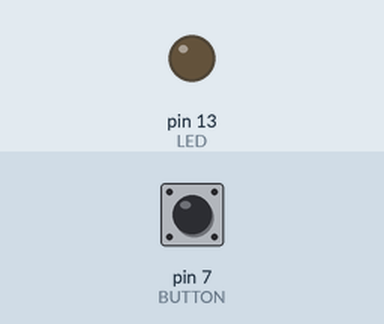
Simulated run of this sketch. Board: Arduino Uno, built with avr-gcc and run on an emulated ATmega328P. Parts: output pins drawn as LEDs (lit = HIGH). The inputs (shaded band) are chosen by the test bench; at power-on: pin 7 (BUTTON) LOW.

Above: at 1.2 s.
1.3 s: pin 7 (BUTTON) pulled HIGH for 0.15 s
At 2.0 s:
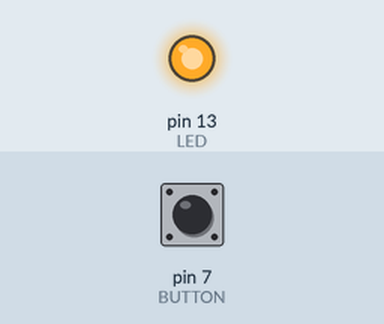
2.9 s: pin 7 (BUTTON) pulled HIGH for 1 s
At 3.2 s:
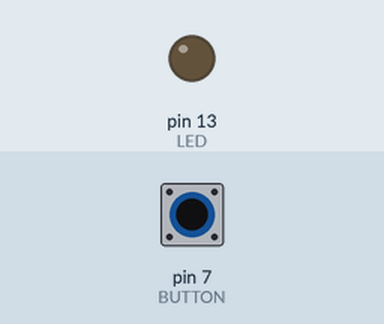
5.4 s: pin 7 (BUTTON) pulled HIGH for 3.2 s
At 6.3 s:
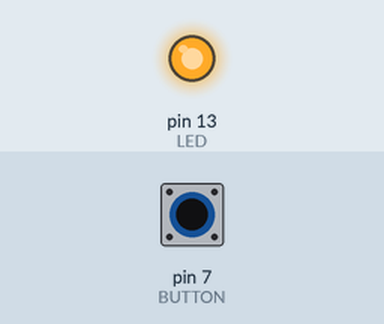
Timing chart, 0 to 8.4 s (numbered marks = the images above; inputs shaded):
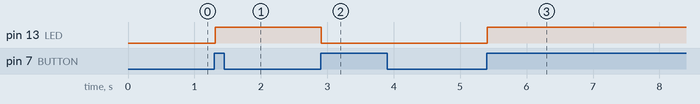

The sketch:

sketch_apr18a.ino
```cpp
const int LED = 13;
const int BUTTON = 7;

int val = 0;
int old_val = 0;
boolean state = false;

void setup() {
  pinMode(LED, OUTPUT);
  pinMode(BUTTON, INPUT);
}

void loop() {
  val = digitalRead(BUTTON);
  if ((val == HIGH) && (old_val == LOW)) {
    state = !state;
    delay(10);
  }
  old_val = val;
  digitalWrite(LED, state ? HIGH : LOW);
}
```

Measured:
- after the input at 1.3 s, pin 13 (LED): LOW → HIGH at once
- after the input at 2.9 s, pin 13 (LED): HIGH → LOW at once
- after the input at 5.4 s, pin 13 (LED): LOW → HIGH at once
